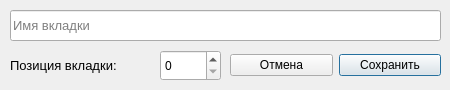
<?xml version="1.0" encoding="UTF-8"?>
<ui version="4.0">
 <class>TabDialog</class>
 <widget class="QDialog" name="TabDialog">
  <property name="geometry">
   <rect>
    <x>0</x>
    <y>0</y>
    <width>450</width>
    <height>90</height>
   </rect>
  </property>
  <property name="minimumSize">
   <size>
    <width>450</width>
    <height>90</height>
   </size>
  </property>
  <property name="maximumSize">
   <size>
    <width>450</width>
    <height>90</height>
   </size>
  </property>
  <property name="windowTitle">
   <string>Редактирование вкладки</string>
  </property>
  <property name="windowIcon">
   <iconset>
    <normaloff>icons/edit.png</normaloff>icons/edit.png</iconset>
  </property>
  <widget class="QLineEdit" name="nameEditLine">
   <property name="geometry">
    <rect>
     <x>10</x>
     <y>10</y>
     <width>431</width>
     <height>31</height>
    </rect>
   </property>
   <property name="font">
    <font>
     <pointsize>10</pointsize>
    </font>
   </property>
   <property name="text">
    <string/>
   </property>
   <property name="placeholderText">
    <string>Имя вкладки</string>
   </property>
  </widget>
  <widget class="QWidget" name="horizontalLayoutWidget">
   <property name="geometry">
    <rect>
     <x>230</x>
     <y>50</y>
     <width>211</width>
     <height>31</height>
    </rect>
   </property>
   <layout class="QHBoxLayout" name="buttonsLayout">
    <item>
     <widget class="QPushButton" name="cancelButton">
      <property name="text">
       <string>Отмена</string>
      </property>
     </widget>
    </item>
    <item>
     <widget class="QPushButton" name="saveButton">
      <property name="text">
       <string>Сохранить</string>
      </property>
      <property name="default">
       <bool>true</bool>
      </property>
     </widget>
    </item>
   </layout>
  </widget>
  <widget class="QSpinBox" name="positionSpinBox">
   <property name="geometry">
    <rect>
     <x>160</x>
     <y>50</y>
     <width>61</width>
     <height>31</height>
    </rect>
   </property>
  </widget>
  <widget class="QLabel" name="label">
   <property name="geometry">
    <rect>
     <x>10</x>
     <y>50</y>
     <width>151</width>
     <height>31</height>
    </rect>
   </property>
   <property name="font">
    <font>
     <pointsize>10</pointsize>
    </font>
   </property>
   <property name="text">
    <string>Позиция вкладки:</string>
   </property>
  </widget>
 </widget>
 <resources/>
 <connections/>
</ui>
